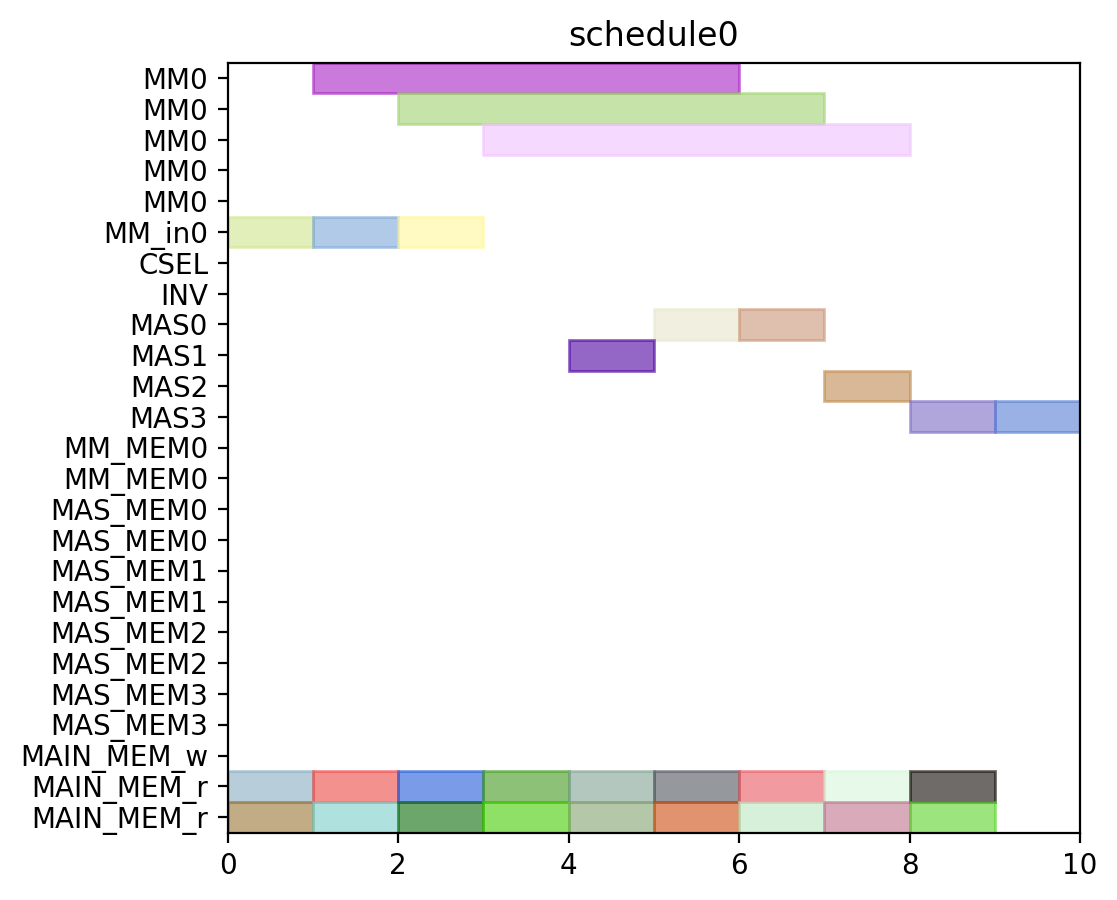

Source code (Python):
from pyschedule import Scenario, solvers, plotters, alt


def solve():
	horizon = 90
	S = Scenario("schedule0", horizon=horizon)

	# resource
	MM = S.Resources('MM', num=1, size=5)
	MM_in = S.Resources('MM_in', num=1)
	CSEL = S.Resource('CSEL')
	INV = S.Resource('INV')
	MAS = S.Resources('MAS', num=4, size=1, periods=range(1, horizon))
	MM_MEM = S.Resources('MM_MEM', num=1, size=2)
	MAS_MEM = S.Resources('MAS_MEM', num=4, size=2)
	MAIN_MEM_w = S.Resource('MAIN_MEM_w', size=1)
	MAIN_MEM_r = S.Resource('MAIN_MEM_r', size=2)

	# result of previous scheduling

	# new tasks
	t0_in = S.Task('t0_in', length=1, delay_cost=1)
	t0_in += alt(MM_in)
	t0 = S.Task('t0', length=5, delay_cost=1)
	t0 += alt(MM)
	S += t0>=t0_in

	t0_mem0 = S.Task('t0_mem0', length=1, delay_cost=1)
	t0_mem0 += MAIN_MEM_r
	S += t0_mem0 <= t0

	t0_mem1 = S.Task('t0_mem1', length=1, delay_cost=1)
	t0_mem1 += MAIN_MEM_r
	S += t0_mem1 <= t0

	t1_in = S.Task('t1_in', length=1, delay_cost=1)
	t1_in += alt(MM_in)
	t1 = S.Task('t1', length=5, delay_cost=1)
	t1 += alt(MM)
	S += t1>=t1_in

	t1_mem0 = S.Task('t1_mem0', length=1, delay_cost=1)
	t1_mem0 += MAIN_MEM_r
	S += t1_mem0 <= t1

	t1_mem1 = S.Task('t1_mem1', length=1, delay_cost=1)
	t1_mem1 += MAIN_MEM_r
	S += t1_mem1 <= t1

	t2_in = S.Task('t2_in', length=1, delay_cost=1)
	t2_in += alt(MM_in)
	t2 = S.Task('t2', length=5, delay_cost=1)
	t2 += alt(MM)
	S += t2>=t2_in

	t2_mem0 = S.Task('t2_mem0', length=1, delay_cost=1)
	t2_mem0 += MAIN_MEM_r
	S += t2_mem0 <= t2

	t2_mem1 = S.Task('t2_mem1', length=1, delay_cost=1)
	t2_mem1 += MAIN_MEM_r
	S += t2_mem1 <= t2

	t3 = S.Task('t3', length=1, delay_cost=1)
	t3 += alt(MAS)

	t3_mem0 = S.Task('t3_mem0', length=1, delay_cost=1)
	t3_mem0 += MAIN_MEM_r
	S += t3_mem0 <= t3

	t3_mem1 = S.Task('t3_mem1', length=1, delay_cost=1)
	t3_mem1 += MAIN_MEM_r
	S += t3_mem1 <= t3

	t4 = S.Task('t4', length=1, delay_cost=1)
	t4 += alt(MAS)

	t4_mem0 = S.Task('t4_mem0', length=1, delay_cost=1)
	t4_mem0 += MAIN_MEM_r
	S += t4_mem0 <= t4

	t4_mem1 = S.Task('t4_mem1', length=1, delay_cost=1)
	t4_mem1 += MAIN_MEM_r
	S += t4_mem1 <= t4

	t8 = S.Task('t8', length=1, delay_cost=1)
	t8 += alt(MAS)

	t8_mem0 = S.Task('t8_mem0', length=1, delay_cost=1)
	t8_mem0 += MAIN_MEM_r
	S += t8_mem0 <= t8

	t8_mem1 = S.Task('t8_mem1', length=1, delay_cost=1)
	t8_mem1 += MAIN_MEM_r
	S += t8_mem1 <= t8

	t9 = S.Task('t9', length=1, delay_cost=1)
	t9 += alt(MAS)

	t9_mem0 = S.Task('t9_mem0', length=1, delay_cost=1)
	t9_mem0 += MAIN_MEM_r
	S += t9_mem0 <= t9

	t9_mem1 = S.Task('t9_mem1', length=1, delay_cost=1)
	t9_mem1 += MAIN_MEM_r
	S += t9_mem1 <= t9

	t13 = S.Task('t13', length=1, delay_cost=1)
	t13 += alt(MAS)

	t13_mem0 = S.Task('t13_mem0', length=1, delay_cost=1)
	t13_mem0 += MAIN_MEM_r
	S += t13_mem0 <= t13

	t13_mem1 = S.Task('t13_mem1', length=1, delay_cost=1)
	t13_mem1 += MAIN_MEM_r
	S += t13_mem1 <= t13

	t14 = S.Task('t14', length=1, delay_cost=1)
	t14 += alt(MAS)

	t14_mem0 = S.Task('t14_mem0', length=1, delay_cost=1)
	t14_mem0 += MAIN_MEM_r
	S += t14_mem0 <= t14

	t14_mem1 = S.Task('t14_mem1', length=1, delay_cost=1)
	t14_mem1 += MAIN_MEM_r
	S += t14_mem1 <= t14

	solvers.mip.solve(S,msg=1,kind='CPLEX',ratio_gap=1.01)

	solution = [['hoge']*len(S.solution()[1]) for i in range(len(S.solution()))]
	for i in range(len(S.solution())):
		for j in range(len(S.solution()[i])):
			solution[i][j]=str(S.solution()[i][j])
	print(solution)

	cycles = int(solution[-1][3])

	pic_file_name = "/home/mfukuda/ABE/python/multiRAM_multiMAS/scheduling_result/stage5MM1_stage1MAS4/EP_ADD_A_ANY/schedule0.png"
	if(S.solution() != []):
		plotters.matplotlib.plot(S,img_filename=pic_file_name, show_task_labels=False, fig_size=(cycles*0.25+3, 5))

	return solution
